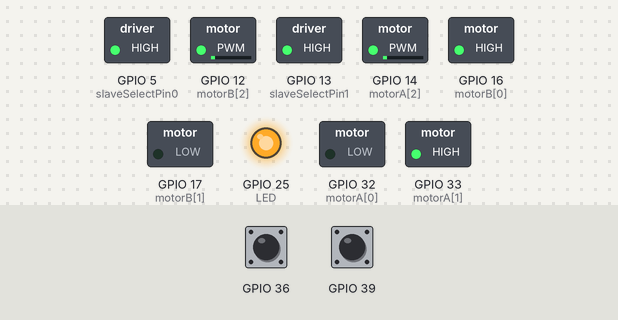
The sketch below on a simulated ESP32. On the bench: switched loads named in the sketch (green lamp = pin HIGH), output pins drawn as LEDs (lit = HIGH). The inputs (shaded band) are chosen by the test bench; at power-on: GPIO 36 HIGH, GPIO 39 HIGH. What the sketch prints to the serial monitor is not drawn.

Above: at 0.1 s.
At 3.0 s:
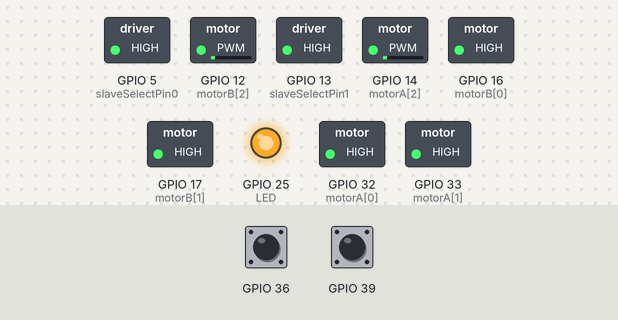
Timing chart, 0 to 3.5 s (numbered marks = the images above):
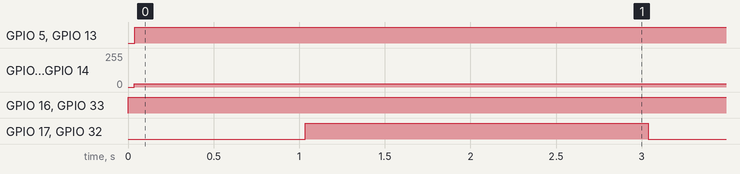

The sketch:

Micromouse_Production.ino
```cpp
// (licence header left out)
// モーター回転数
#define MIN_PWM 5
#define MIN_HALF_PWM 10
#define HALF_PWM 15
#define MAX_HALF_PWM 20
#define MAX_PWM 25

// ラインセンサーの初期化開始
#include <SPI.h>
#define slaveSelectPin0 5
#define slaveSelectPin1 13
#define TH_LVL 250
int analogData[16];
int R_sns[6];
int R_sns_old[6];
int L_sns[6];
int L_sns_old[6];

// モータードライバの初期化
const int CHANNEL_A = 0;
const int CHANNEL_B = 1;

const int LEDC_TIMER_BIT = 8;
const int LEDC_BASE_FREQ = 490;

const int motorA[3] = {32, 33, 14}; // AIN1, AIN2, PWMA
const int motorB[3] = {16, 17, 12}; // BIN1, BIN2, PWMB

bool corner_status = false;
bool sg_status = false;
// LED pin
#define LED 25

// フォトインタラプタの初期化
unsigned long pulseCounter = 0;  // 割り込み処理
unsigned long pulseCounter2 = 0; // 割り込み処理

// 割り込み処理(34番PIN)
void onRising1()
{
  ++pulseCounter;
}

// 割り込み処理(35番PIN)
void onRising2()
{
  ++pulseCounter2;
}

void setup()
{
  Serial.begin(115200);             // シリアル通信開始
  pinMode(slaveSelectPin0, OUTPUT); // SS(10)を出力に設定
  pinMode(slaveSelectPin1, OUTPUT);
  SPI.setBitOrder(MSBFIRST);           // MSBから送信
  SPI.setClockDivider(SPI_CLOCK_DIV2); // クロック分周設定
  SPI.setDataMode(SPI_MODE0);          // SPIモード0
  SPI.begin();                         // SPI通信開始

  // LEDピンの出力設定
  pinMode(LED, OUTPUT);
  digitalWrite(LED, HIGH);
  Serial.println("HIGH");

  // フォトインタラプタの設定
  pinMode(36, INPUT);
  pinMode(39, INPUT);

  // モータードライバセットアップ
  for (int i = 0; i < 3; i++)
  {
    pinMode(motorA[i], OUTPUT);
    pinMode(motorB[i], OUTPUT);
  }

  ledcSetup(CHANNEL_A, LEDC_BASE_FREQ, LEDC_TIMER_BIT);
  ledcSetup(CHANNEL_B, LEDC_BASE_FREQ, LEDC_TIMER_BIT);

  ledcAttachPin(motorA[2], CHANNEL_A);
  ledcAttachPin(motorB[2], CHANNEL_B);
}

void loop()
{
  static bool mortar_status = false;
  get_adc();
  if (mortar_status == true)
  {
    if (corner_status == false)
    {
      if (R_sns[0] == 1)
      {
        // Serial.printf("モーターを止める\n");
        mortar_status = false;
        mortar_stop();
        // 割り込み処理の停止
        detachInterrupt(digitalPinToInterrupt(36));
        Serial.printf("pulseCounter:stop\n");

        // 割り込み処理の停止
        detachInterrupt(digitalPinToInterrupt(39));
        Serial.printf("pulseCounter2:stop\n");
        delay(2000);
      }
      else
      {
        if (L_sns[1] == 1)
        {
          mortar(MIN_PWM, MAX_PWM);
        }
        else if (L_sns[2] == 1)
        {
          mortar(MIN_HALF_PWM, MAX_PWM);
        }
        else if (L_sns[3] == 1)
        {
          mortar(HALF_PWM, MAX_PWM);
        }
        else if (L_sns[4] == 1)
        {
          mortar(MAX_HALF_PWM, MAX_PWM);
        }
        else if (L_sns[5] == 1)
        {
          mortar(MAX_PWM, MAX_PWM);
        }
        else if (R_sns[1] == 1)
        {
          mortar(MAX_PWM, MIN_PWM);
        }
        else if (R_sns[2] == 1)
        {
          mortar(MAX_PWM, MIN_HALF_PWM);
        }
        else if (R_sns[3] == 1)
        {
          mortar(MAX_PWM, HALF_PWM);
        }
        else if (R_sns[4] == 1)
        {
          mortar(MAX_PWM, MAX_HALF_PWM);
        }
        else if (R_sns[5] == 1)
        {
          mortar(MAX_PWM, MAX_PWM);
        }
      }
    }
    else
    {
    }
    // Serial.printf("カウンター数:%d\n", pulseCounter);
    // Serial.printf("カウンター数2:%d\n" + pulseCounter2);
  }
  else
  {
    if (R_sns[0] == 1)
    {
      // Serial.printf("モーターを回す\n");
      mortar_status = true;
      for (int i = 0; i < 25; i++)
      {
        mortar(i, i);
      }
      // 割り込み処理としてonRisin1を呼ぶ
      attachInterrupt(digitalPinToInterrupt(36), onRising1, FALLING);
      // 割り込み処理としてonRisin2を呼ぶ
      attachInterrupt(digitalPinToInterrupt(39), onRising2, FALLING);
      delay(1000);
    }
  }
}
void get_adc()
{
  for (int ch = 0; ch < 6; ch++)
  {
    byte data[4] = {0, 0, 0, 0}; // SPI通信用変数
    //------[ ADC0のデータを取得する ]------
    digitalWrite(slaveSelectPin0, LOW);       // CS LOW
    SPI.transfer(0x01);                       // ①スタートビット送信
    data[0] = SPI.transfer((ch << 4) | 0x80); // ②Single-ended チャンネル選択,ADC0のbit9,8取得
    data[1] = SPI.transfer(0);                // ③ADC0のbit7～0取得
    digitalWrite(slaveSelectPin0, HIGH);      // CS HIGH

    // ------[ ADC1のデータを取得する ]------
    digitalWrite(slaveSelectPin1, LOW);       // CS LOW
    SPI.transfer(0x01);                       // ①スタートビット送信
    data[2] = SPI.transfer((ch << 4) | 0x80); // ②Single-ended チャンネル選択,ADC0のbit9,8取得
    data[3] = SPI.transfer(0);                // ③ADC0のbit7～0取得
    digitalWrite(slaveSelectPin1, HIGH);      // CS HIGH

    analogData[0] = ((data[0] & 0x03) << 8) | data[1]; // ADC0
    analogData[1] = ((data[2] & 0x03) << 8) | data[3]; // ADC1

    if ((int)analogData[0] <= TH_LVL)
    {
      /* code */
      R_sns[ch] = (int)1;
    }
    else if ((int)analogData[0] > TH_LVL)
    {
      if (ch == 0 && (int)analogData[0] <= 300)
      {
        R_sns[ch] = (int)1;
      }
      R_sns[ch] = (int)0;
    }

    if ((int)analogData[1] <= TH_LVL)
    {
      /* code */
      L_sns[ch] = (int)1;
    }
    else if ((int)analogData[1] > TH_LVL)
    {
      L_sns[ch] = (int)0;
    }
  }
}

void mortar(int PWM_A, int PWM_B)
{
  Serial.printf("PWM_A:\t%d\n", PWM_A);
  Serial.printf("PWM_B:\t%d\n", PWM_B);
  digitalWrite(motorA[1], HIGH);
  digitalWrite(motorA[0], LOW);
  ledcWrite(CHANNEL_A, PWM_A);

  // 右モータ（CW，時計回り）
  digitalWrite(motorB[1], LOW);
  digitalWrite(motorB[0], HIGH);
  ledcWrite(CHANNEL_B, PWM_B);
}

void mortar_stop()
{
  digitalWrite(motorA[0], HIGH);
  digitalWrite(motorA[1], HIGH);
  digitalWrite(motorB[0], HIGH);
  digitalWrite(motorB[1], HIGH);
  Serial.printf("モーター止まりました");
}

void sensor_off() {}
void sensor_on() {}
```

Measured:
- by itself, GPIO 5 (slaveSelectPin0), GPIO 13 (slaveSelectPin1): LOW → HIGH at 0.04 s
- by itself, GPIO 12 (motorB[2]), GPIO 14 (motorA[2]): 0/255 → 24/255 at 0.04 s
- by itself, GPIO 16 (motorB[0]), GPIO 33 (motorA[1]): LOW → HIGH at 0.00 s
- by itself, GPIO 17 (motorB[1]), GPIO 32 (motorA[0]): alternates HIGH for 2.0 s and LOW for 1.0 s
